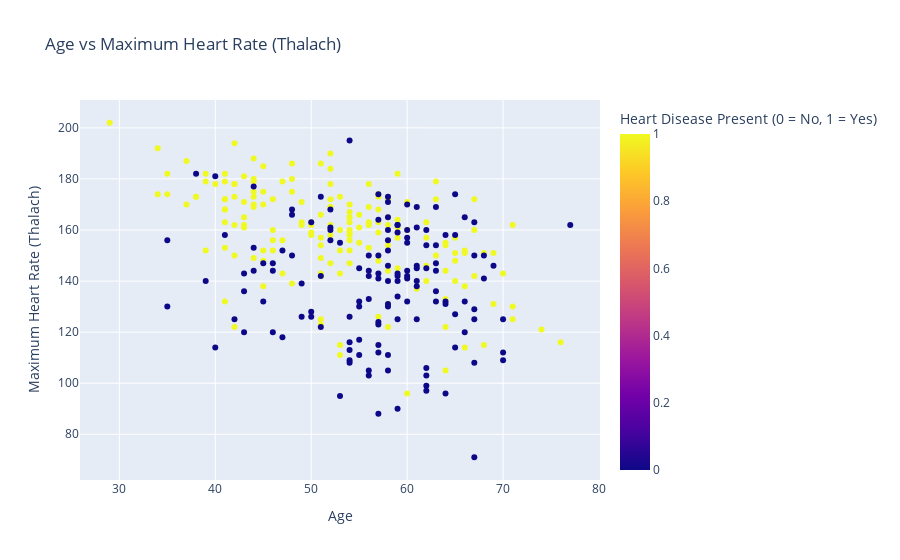

Notebook cell for this chart:
### Markdown cell above
**Interactive Scatter Plot**

I created an Interactive Scatter Plot to examine the relationship between age and thalach (maximum heart rate achieved). The points are color-coded based on the target variable to distinguish between those with and without heart disease. This helps me explore how age influences maximum heart rate, with heart disease as a differentiating factor.

### Code cell
# 4. Interactive Scatter Plot to show the relationship between 'age' and 'thalach' (Maximum heart rate achieved)
fig2 = px.scatter(df, x='age', y='thalach', color='target', title='Age vs Maximum Heart Rate (Thalach)',
                  labels={'age': 'Age', 'thalach': 'Maximum Heart Rate (Thalach)', 'target': 'Heart Disease Present (0 = No, 1 = Yes)'})
fig2.show()

### Figure 1 — Plotly figure (JSON) as saved in the notebook; plotly's stock layout.template omitted (floating-point values rounded to 4 significant figures; data arrays with more than 128 entries replaced by an {"elided": "..."} marker saying what was removed)
{"data": [{"hovertemplate": "Age=%{x}<br>Maximum Heart Rate (Thalach)=%{y}<br>Heart Disease Present (0 = No, 1 = Yes)=%{marker.color}<extra></extra>", "legendgroup": "", "marker": {"color": {"elided": "303 int values"}, "coloraxis": "coloraxis", "symbol": "circle"}, "mode": "markers", "name": "", "orientation": "v", "showlegend": false, "type": "scatter", "x": {"elided": "303 int values"}, "xaxis": "x", "y": {"elided": "303 int values"}, "yaxis": "y"}], "layout": {"coloraxis": {"colorbar": {"title": {"text": "Heart Disease Present (0 = No, 1 = Yes)"}}, "colorscale": [[0, "#0d0887"], [0.1111, "#46039f"], [0.2222, "#7201a8"], [0.3333, "#9c179e"], [0.4444, "#bd3786"], [0.5556, "#d8576b"], [0.6667, "#ed7953"], [0.7778, "#fb9f3a"], [0.8889, "#fdca26"], [1, "#f0f921"]]}, "legend": {"tracegroupgap": 0}, "title": {"text": "Age vs Maximum Heart Rate (Thalach)"}, "xaxis": {"anchor": "y", "domain": [0, 1], "title": {"text": "Age"}}, "yaxis": {"anchor": "x", "domain": [0, 1], "title": {"text": "Maximum Heart Rate (Thalach)"}}}}
